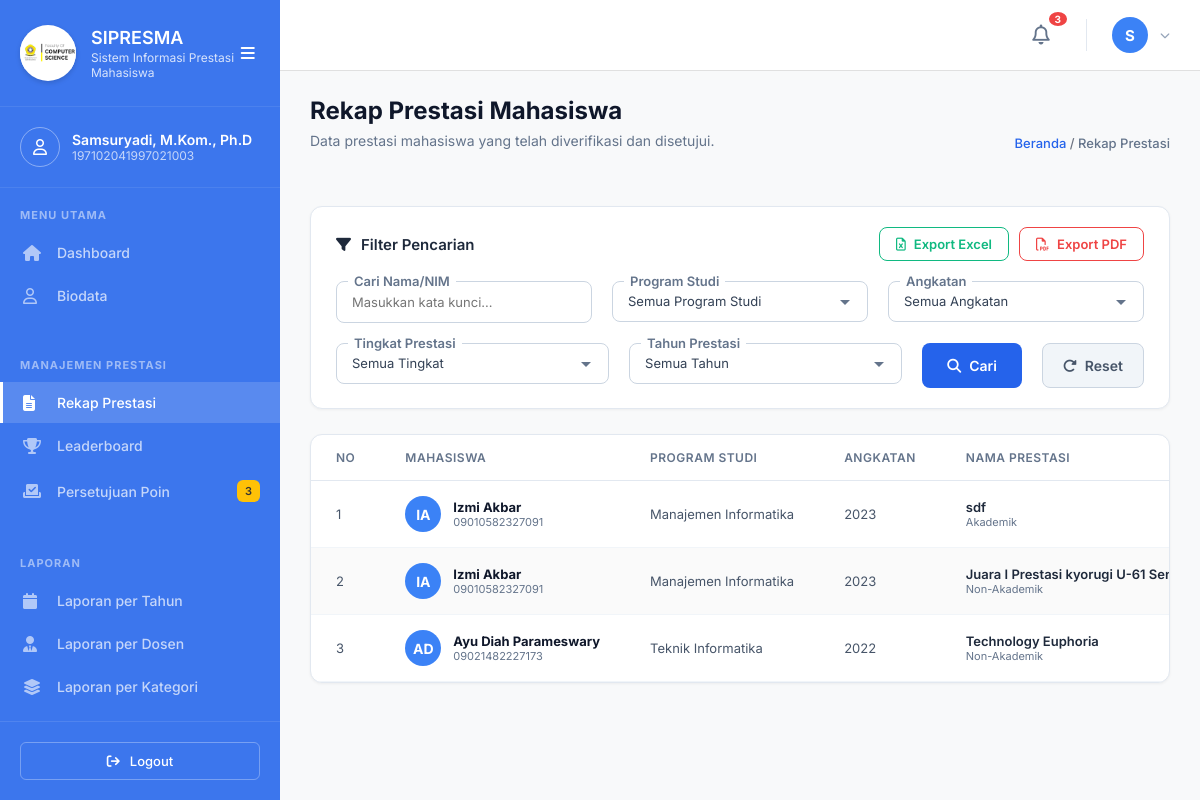
/pimpinan/RekapPrestasi.php (signed in), run on the app's committed database.
### tables this page shows
CREATE TABLE IF NOT EXISTS `prestasi` (
  `id` int NOT NULL AUTO_INCREMENT,
  `mahasiswa_id` int DEFAULT NULL,
  `judul` varchar(200) NOT NULL,
  `kategori` varchar(50) DEFAULT NULL,
  `jenis` varchar(100) NOT NULL,
  `tingkat` varchar(50) NOT NULL,
  `juara` enum('Juara 1','Juara 2','Juara 3','Harapan 1','Harapan 2','Finalis') NOT NULL,
  `tahun` year NOT NULL,
  `deskripsi` text,
  `bukti_file` varchar(255) DEFAULT NULL,
  `file_pendukung` text,
  `bukti_pendukung` text,
  `status` enum('pending','approved','rejected') DEFAULT 'pending',
  `read_status` enum('read','unread') DEFAULT 'read',
  `poin` int DEFAULT '0',
  `created_at` timestamp NOT NULL DEFAULT CURRENT_TIMESTAMP,
  `updated_at` timestamp NOT NULL DEFAULT CURRENT_TIMESTAMP ON UPDATE CURRENT_TIMESTAMP,
  `alasan_penolakan` text,
  `nim` varchar(20) DEFAULT NULL,
  PRIMARY KEY (`id`),
  KEY `mahasiswa_id` (`mahasiswa_id`),
  KEY `fk_prestasi_nim` (`nim`),
  CONSTRAINT `fk_prestasi_nim` FOREIGN KEY (`nim`) REFERENCES `mahasiswa` (`nim`) ON DELETE CASCADE ON UPDATE CASCADE,
  CONSTRAINT `prestasi_ibfk_1` FOREIGN KEY (`mahasiswa_id`) REFERENCES `mahasiswa` (`id`) ON DELETE CASCADE
);

CREATE TABLE IF NOT EXISTS `mahasiswa` (
  `id` int NOT NULL AUTO_INCREMENT,
  `user_id` int DEFAULT NULL,
  `nim` varchar(20) NOT NULL,
  `nama` varchar(100) NOT NULL,
  `prodi` varchar(100) DEFAULT NULL,
  `kelas` varchar(50) DEFAULT NULL,
  `pembimbing_akademik` varchar(100) DEFAULT NULL,
  `angkatan` varchar(10) NOT NULL,
  `email` varchar(100) DEFAULT NULL,
  `telp` varchar(20) DEFAULT NULL,
  `ipk` decimal(3,2) DEFAULT '0.00',
  `total_poin` int DEFAULT '0',
  `status_akun` varchar(20) DEFAULT 'aktif',
  `created_at` datetime DEFAULT CURRENT_TIMESTAMP,
  PRIMARY KEY (`id`),
  UNIQUE KEY `nim` (`nim`),
  KEY `user_id` (`user_id`),
  CONSTRAINT `mahasiswa_ibfk_1` FOREIGN KEY (`user_id`) REFERENCES `users` (`id`) ON DELETE CASCADE
);

### pimpinan/RekapPrestasi.php (the view, shortened to what this page needs)
<?php
require '../koneksi.php';
$search = isset($_GET['search']) ? trim($_GET['search']) : '';
$filter_prodi = isset($_GET['prodi']) ? $_GET['prodi'] : '';
$filter_tingkat = isset($_GET['tingkat']) ? $_GET['tingkat'] : '';
$filter_tahun = isset($_GET['tahun']) ? $_GET['tahun'] : '';
$filter_angkatan = isset($_GET['angkatan']) ? $_GET['angkatan'] : '';
$query = "
    SELECT p.id, m.nim, m.nama, m.prodi, m.angkatan, p.judul AS nama_prestasi, p.kategori, p.tingkat, p.juara, p.created_at AS tanggal, p.tahun, p.status,
    (SELECT pc.poin FROM poin_config pc WHERE (pc.tingkat = p.tingkat OR (p.tingkat = 'Kota/Kabupaten' AND pc.tingkat IN ('Kota','Kabupaten'))) AND pc.juara = p.juara ORDER BY pc.poin DESC LIMIT 1) AS poin
    FROM prestasi p
    JOIN mahasiswa m ON p.mahasiswa_id = m.id
    WHERE p.status = 'approved'
";
$query .= " ORDER BY p.created_at DESC, m.nama ASC";
$result = $conn->query($query);
$prestasi_data = [];
while($row = $result->fetch_assoc()) {
    $prestasi_data[] = $row;
}
function getInitials($name) {
    $words = explode(' ', $name);
    $initials = '';
    foreach ($words as $w) {
        $initials .= strtoupper(substr($w, 0, 1));
        if (strlen($initials) >= 2) break;
    }
    return $initials;
}
?>
<!DOCTYPE html>
<html lang="id">
<head>
    <link rel="stylesheet" href="https://cdnjs.cloudflare.com/ajax/libs/font-awesome/6.4.0/css/all.min.css">
    <link rel="stylesheet" href="../administrator/Assets/Css/Style.css?v=<?= time() ?>">
</head>
<body class="dashboard-body new-dashboard">
    <?php include 'LayoutSidebar.php'; ?>
    <main class="main-content-new" id="mainContent">
        <?php include 'Topbar.php'; ?>
        <div class="content-wrapper-new">
            <div class="page-header-new">
                <div class="page-header-flex">
                    <div class="page-title-new">
                        <div class="page-header-text">
                            <h1 style="margin: 0 0 5px 0; font-size: 24px; font-weight: 800; color: #0f172a;">Rekap Prestasi Mahasiswa</h1>
                            <p style="font-family: 'Inter', sans-serif; font-size: 13px; font-weight: 400; color: #64748b; line-height: 1.5; margin: 0;">Data prestasi mahasiswa yang telah diverifikasi dan disetujui.</p>
                        </div>
                    </div>
                    <div style="display: flex; flex-direction: column; align-items: flex-end; gap: 15px;">
                        <div class="breadcrumb-top" style="margin-bottom: 0; font-size: 13px; color: #64748b;">
                            <a href="Dashboard.php" style="color: #2563eb; text-decoration: none;">Beranda</a> <span>/</span> Rekap Prestasi
                        </div>
                    </div>
                </div>
            </div>
            <form action="RekapPrestasi.php" method="GET" id="filterForm">
                <div class="filter-card">
                    <div class="filter-header">
                        <div class="filter-header-title"><i class="fa-solid fa-filter"></i> Filter Pencarian</div>
                        <div class="export-actions">
                            <a href="RekapPrestasi.php?export=excel&search=<?= urlencode($search) ?>&prodi=<?= urlencode($filter_prodi) ?>&angkatan=<?= urlencode($filter_angkatan) ?>&tingkat=<?= urlencode($filter_tingkat) ?>&tahun=<?= urlencode($filter_tahun) ?>" class="btn-export-excel">
                                <i class="fa-regular fa-file-excel"></i> Export Excel
                            </a>
                            <button type="button" class="btn-export-pdf" onclick="window.print()">
                                <i class="fa-regular fa-file-pdf"></i> Export PDF
                            </button>
                        </div>
                    </div>
                    <div class="filter-controls">
                        <div class="filter-group">
                            <label class="filter-label">Cari Nama/NIM</label>
                            <input type="text" class="filter-input" name="search" value="<?= htmlspecialchars($search) ?>" placeholder="Masukkan kata kunci...">
                        </div>
                        <div class="filter-group">
                            <label class="filter-label">Program Studi</label>
                            <select class="filter-select" name="prodi">
                                <option value="">Semua Program Studi</option>
                            </select>
                        </div>
                        <div class="filter-group">
                            <label class="filter-label">Angkatan</label>
                            <select class="filter-select" name="angkatan">
                                <option value="">Semua Angkatan</option>
                            </select>
                        </div>
                        <div class="filter-group">
                            <label class="filter-label">Tingkat Prestasi</label>
                            <select class="filter-select" name="tingkat">
                                <option value="">Semua Tingkat</option>
                            </select>
                        </div>
                        <div class="filter-group">
                            <label class="filter-label">Tahun Prestasi</label>
                            <select class="filter-select" name="tahun">
                                <option value="">Semua Tahun</option>
                            </select>
                        </div>
                        <button type="submit" class="btn-search"><i class="fa-solid fa-magnifying-glass"></i> Cari</button>
                        <a href="RekapPrestasi.php" class="btn-reset"><i class="fa-solid fa-rotate-right"></i> Reset</a>
                    </div>
                </div>
            </form>
            <div class="table-card">
                <div class="table-responsive">
                    <table class="custom-table" id="prestasiTable">
                        <thead>
                            <tr>
                                <th>NO</th>
                                <th>MAHASISWA</th>
                                <th>PROGRAM STUDI</th>
                                <th>ANGKATAN</th>
                                <th>NAMA PRESTASI</th>
                            </tr>
                        </thead>
                        <tbody>
                            <?php
                            $no = 1;
                            foreach($prestasi_data as $row):
                            ?>
                            <tr>
                                <td><?= $no++ ?></td>
                                <td>
                                    <div class="student-cell">
                                        <div class="avatar-sm"><?= getInitials($row['nama']) ?></div>
                                        <div>
                                            <div class="col-name"><?= htmlspecialchars($row['nama']) ?></div>
                                            <div style="font-size:11px; color:#64748b;"><?= htmlspecialchars($row['nim']) ?></div>
                                        </div>
                                    </div>
                                </td>
                                <td><?= htmlspecialchars($row['prodi']) ?></td>
                                <td><?= htmlspecialchars($row['angkatan']) ?></td>
                                <td>
                                    <div style="font-weight: 600; color: #1e293b;"><?= htmlspecialchars($row['nama_prestasi']) ?></div>
                                    <div style="font-size: 11px; color: #64748b;"><?= htmlspecialchars($row['kategori']) ?></div>
                                </td>
                            </tr>
                            <?php endforeach; ?>
                        </tbody>
                    </table>
                </div>
            </div>
        </div>
    </main>
</body>
</html>

### administrator/Assets/Css/Style.css (style rules this page uses)
:root { --primary-color: #3c76ed; --primary-hover: #2a5cc5; --bg-color: #f4f7f6; --text-main: #333333; --text-muted: #6c757d; --white: #ffffff; --border-color: #e0e0e0; --shadow-sm: 0 4px 6px rgba(0, 0, 0, 0.05); --shadow-md: 0 10px 30px rgba(0, 0, 0, 0.1); --radius-lg: 12px; --radius-md: 8px; --sidebar-width: 260px; }
* { margin: 0; padding: 0; box-sizing: border-box; font-family: "Inter", sans-serif; }
html, body { background-color: var(--bg-color); color: var(--text-main); overflow-x: hidden !important; max-width: 100%; -ms-overflow-style: none; scrollbar-width: none; }
* { -ms-overflow-style: none; scrollbar-width: none; }
a { text-decoration: none; color: inherit; }
.new-dashboard { display: flex; height: 100vh; overflow: hidden; background-color: #f8f9fa; }
.main-content-new { flex: 1; min-width: 0; display: flex; flex-direction: column; overflow-y: auto; overflow-x: hidden !important; }
.content-wrapper-new { padding: 30px; width: 100%; max-width: 100%; }
.page-header-new { display: flex; justify-content: space-between; align-items: flex-end; margin-bottom: 30px; }
.page-title-new { display: flex; align-items: center; gap: 15px; }
.page-title-new h1 { font-size: 24px; font-weight: 600; color: #212529; margin-bottom: 4px; }
.page-title-new p { font-size: 14px; color: #6c757d; }
.page-header-flex { display: flex; justify-content: space-between; align-items: flex-start; width: 100%; }
.breadcrumb-top { font-size: 13px; color: #2563eb; font-weight: 500; text-align: right; margin-bottom: 5px; }
.breadcrumb-top span { color: #6b7280; }
.breadcrumb-top a { color: #2563eb; text-decoration: none; }
.table-responsive { overflow-x: auto; }
:root { --primary-color: #2563eb !important; --primary-hover: #1d4ed8 !important; --text-main: #0f172a !important; --text-muted: #64748b !important; --border-color: #e2e8f0 !important; --shadow-sm: 0 1px 3px rgba(0, 0, 0, 0.05) !important; --shadow-md: 0 4px 6px -1px rgba(0, 0, 0, 0.1) !important; --shadow-lg: 0 10px 15px -3px rgba(0, 0, 0, 0.1) !important; --radius-md: 8px !important; --radius-lg: 12px !important; }
body, html { font-family: "Inter", sans-serif !important; color: var(--text-main) !important; font-size: 14px !important; }
.page-header-new h1, .page-title-text, .page-title-new h1, .page-title-new h2 { font-family: "Inter", sans-serif !important; font-size: 24px !important; font-weight: 700 !important; color: #0f172a !important; }
.page-header-new p, .page-title-new p { font-family: "Inter", sans-serif !important; font-size: 14px !important; }
body, html, button, input, textarea, select, table, th, td, p, span, div, a, label, .detail-label, .form-group label { font-family: "Inter", sans-serif !important; }
label, .form-group label, .modern-label, .detail-label { font-size: 13px !important; font-weight: 600 !important; }
input, textarea, select, .form-control, .custom-input, .custom-select { font-size: 13px !important; }
table th, .verifikasi-table th, .custom-table th { font-size: 12px !important; font-weight: 600 !important; }
table td, .verifikasi-table td, .custom-table td { font-size: 13px !important; }

### data on the page
prestasi: mahasiswa.nama "IA", mahasiswa.nama "Izmi Akbar", mahasiswa.nim "09010582327091", mahasiswa.prodi "Manajemen Informatika", mahasiswa.angkatan "2023", judul "sdf", kategori "Akademik"
prestasi: mahasiswa.nama "IA", mahasiswa.nama "Izmi Akbar", mahasiswa.nim "09010582327091", mahasiswa.prodi "Manajemen Informatika", mahasiswa.angkatan "2023", judul "Juara I Prestasi kyorugi U-61…", kategori "Non-Akademik"
prestasi: mahasiswa.nama "AD", mahasiswa.nama "Ayu Diah Parameswary", mahasiswa.nim "09021482227173", mahasiswa.prodi "Teknik Informatika", mahasiswa.angkatan "2022", judul "Technology Euphoria", kategori "Non-Akademik"

### other printed values
$_SESSION['pimpinan_nama'] "Samsuryadi, M.Kom., Ph.D"
$_SESSION['pimpinan_nip'] "197102041997021003"
$total_poin_pending "3"
$total_notif "3"
